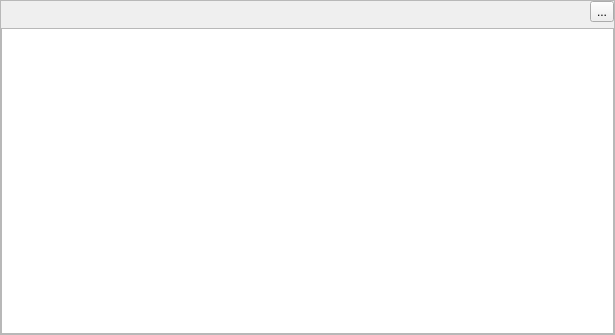
<?xml version="1.0" encoding="UTF-8"?>
<ui version="4.0">
 <class>Towns2</class>
 <widget class="QFrame" name="Towns2">
  <property name="geometry">
   <rect>
    <x>0</x>
    <y>0</y>
    <width>615</width>
    <height>335</height>
   </rect>
  </property>
  <property name="windowTitle">
   <string>Towns</string>
  </property>
  <property name="frameShape">
   <enum>QFrame::StyledPanel</enum>
  </property>
  <property name="frameShadow">
   <enum>QFrame::Raised</enum>
  </property>
  <layout class="QVBoxLayout" name="verticalLayout">
   <property name="margin">
    <number>0</number>
   </property>
   <item>
    <layout class="QHBoxLayout" name="horizontalLayout">
     <property name="leftMargin">
      <number>9</number>
     </property>
     <property name="topMargin">
      <number>0</number>
     </property>
     <property name="rightMargin">
      <number>0</number>
     </property>
     <item>
      <widget class="QLabel" name="_info">
       <property name="text">
        <string/>
       </property>
      </widget>
     </item>
     <item>
      <widget class="QToolButton" name="_ghosts">
       <property name="text">
        <string>...</string>
       </property>
       <property name="icon">
        <iconset resource="grepotool.qrc">
         <normaloff>:/icons/ghost.png</normaloff>:/icons/ghost.png</iconset>
       </property>
      </widget>
     </item>
    </layout>
   </item>
   <item>
    <widget class="QTableView" name="_tab">
     <property name="toolTip">
      <string>Show ghost towns</string>
     </property>
     <property name="tabKeyNavigation">
      <bool>false</bool>
     </property>
     <property name="selectionMode">
      <enum>QAbstractItemView::ExtendedSelection</enum>
     </property>
     <property name="selectionBehavior">
      <enum>QAbstractItemView::SelectRows</enum>
     </property>
     <property name="iconSize">
      <size>
       <width>30</width>
       <height>30</height>
      </size>
     </property>
     <property name="sortingEnabled">
      <bool>true</bool>
     </property>
     <attribute name="horizontalHeaderMinimumSectionSize">
      <number>35</number>
     </attribute>
     <attribute name="horizontalHeaderStretchLastSection">
      <bool>true</bool>
     </attribute>
     <attribute name="verticalHeaderCascadingSectionResizes">
      <bool>true</bool>
     </attribute>
     <attribute name="verticalHeaderMinimumSectionSize">
      <number>20</number>
     </attribute>
    </widget>
   </item>
  </layout>
 </widget>
 <resources>
  <include location="grepotool.qrc"/>
 </resources>
 <connections/>
</ui>
